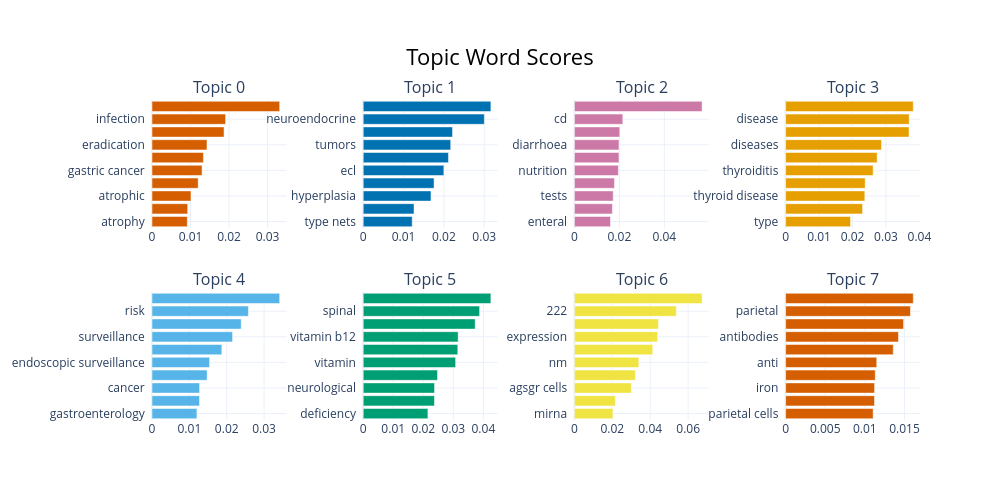

The notebook cell saved with this chart:
### Code cell
# Visualise the topics and inspect representative passages
inspect_bertopic(
    passage_model,
    passage_n_topics,
    model_name="Passage"
)

### Figure 1 — Plotly figure (JSON) as saved in the notebook; plotly's stock layout.template omitted (floating-point values rounded to 4 significant figures)
{"data": [{"marker": {"color": "#D55E00"}, "orientation": "h", "type": "bar", "x": [0.009163, 0.009262, 0.01012, 0.01198, 0.013, 0.01335, 0.01427, 0.0187, 0.01911, 0.03314], "xaxis": "x", "y": ["atrophy  ", "negative  ", "atrophic  ", "autoimmune gastritis  ", "gastric cancer  ", "cancer  ", "eradication  ", "pylori infection  ", "infection  ", "pylori  "], "yaxis": "y"}, {"marker": {"color": "#0072B2"}, "orientation": "h", "type": "bar", "x": [0.01215, 0.0126, 0.01681, 0.01757, 0.01999, 0.02113, 0.02169, 0.02214, 0.03003, 0.03165], "xaxis": "x2", "y": ["type nets  ", "ecl cell  ", "hyperplasia  ", "tumor  ", "ecl  ", "net  ", "tumors  ", "type  ", "neuroendocrine  ", "nets  "], "yaxis": "y2"}, {"marker": {"color": "#CC79A7"}, "orientation": "h", "type": "bar", "x": [0.01605, 0.0169, 0.01725, 0.01782, 0.01957, 0.01982, 0.01983, 0.02019, 0.02154, 0.05679], "xaxis": "x3", "y": ["enteral  ", "children  ", "tests  ", "nutritional  ", "nutrition  ", "intestinal  ", "diarrhoea  ", "bowel  ", "cd  ", "malabsorption  "], "yaxis": "y3"}, {"marker": {"color": "#E69F00"}, "orientation": "h", "type": "bar", "x": [0.01942, 0.023, 0.02368, 0.02379, 0.02616, 0.02736, 0.02865, 0.0369, 0.03694, 0.03816], "xaxis": "x4", "y": ["type  ", "autoimmune thyroid  ", "thyroid disease  ", "autoimmune diseases  ", "thyroiditis  ", "na  ", "diseases  ", "aps  ", "disease  ", "thyroid  "], "yaxis": "y4"}, {"marker": {"color": "#56B4E9"}, "orientation": "h", "type": "bar", "x": [0.01202, 0.01271, 0.01273, 0.01476, 0.0154, 0.01869, 0.02156, 0.02388, 0.02581, 0.03417], "xaxis": "x5", "y": ["gastroenterology  ", "follow  ", "cancer  ", "dsc  ", "endoscopic surveillance  ", "endoscopic  ", "surveillance  ", "lesions  ", "risk  ", "gc  "], "yaxis": "y5"}, {"marker": {"color": "#009E73"}, "orientation": "h", "type": "bar", "x": [0.02154, 0.02371, 0.02375, 0.02474, 0.03076, 0.03149, 0.03161, 0.03728, 0.03875, 0.0425], "xaxis": "x6", "y": ["deficiency  ", "combined degeneration  ", "neurological  ", "b12 deficiency  ", "vitamin  ", "b12  ", "vitamin b12  ", "spinal cord  ", "spinal  ", "cord  "], "yaxis": "y6"}, {"marker": {"color": "#F0E442"}, "orientation": "h", "type": "bar", "x": [0.02032, 0.02159, 0.03001, 0.03216, 0.03398, 0.04133, 0.04391, 0.04434, 0.05377, 0.06733], "xaxis": "x7", "y": ["mirna  ", "g17  ", "agsgr cells  ", "agsgr  ", "nm  ", "mirnas  ", "expression  ", "p27  ", "222  ", "mir  "], "yaxis": "y7"}, {"marker": {"color": "#D55E00"}, "orientation": "h", "type": "bar", "x": [0.01105, 0.01122, 0.01123, 0.01131, 0.01151, 0.01359, 0.01424, 0.01489, 0.01576, 0.01611], "xaxis": "x8", "y": ["parietal cells  ", "ifa  ", "iron  ", "anemia  ", "anti  ", "deficiency  ", "antibodies  ", "pca  ", "parietal  ", "autoimmune gastritis  "], "yaxis": "y8"}], "layout": {"annotations": [{"font": {"size": 16}, "showarrow": false, "text": "Topic 0", "x": 0.0875, "xanchor": "center", "xref": "paper", "y": 1, "yanchor": "bottom", "yref": "paper"}, {"font": {"size": 16}, "showarrow": false, "text": "Topic 1", "x": 0.3625, "xanchor": "center", "xref": "paper", "y": 1, "yanchor": "bottom", "yref": "paper"}, {"font": {"size": 16}, "showarrow": false, "text": "Topic 2", "x": 0.6375, "xanchor": "center", "xref": "paper", "y": 1, "yanchor": "bottom", "yref": "paper"}, {"font": {"size": 16}, "showarrow": false, "text": "Topic 3", "x": 0.9125, "xanchor": "center", "xref": "paper", "y": 1, "yanchor": "bottom", "yref": "paper"}, {"font": {"size": 16}, "showarrow": false, "text": "Topic 4", "x": 0.0875, "xanchor": "center", "xref": "paper", "y": 0.4, "yanchor": "bottom", "yref": "paper"}, {"font": {"size": 16}, "showarrow": false, "text": "Topic 5", "x": 0.3625, "xanchor": "center", "xref": "paper", "y": 0.4, "yanchor": "bottom", "yref": "paper"}, {"font": {"size": 16}, "showarrow": false, "text": "Topic 6", "x": 0.6375, "xanchor": "center", "xref": "paper", "y": 0.4, "yanchor": "bottom", "yref": "paper"}, {"font": {"size": 16}, "showarrow": false, "text": "Topic 7", "x": 0.9125, "xanchor": "center", "xref": "paper", "y": 0.4, "yanchor": "bottom", "yref": "paper"}], "height": 500, "hoverlabel": {"bgcolor": "white", "font": {"family": "Rockwell", "size": 16}}, "showlegend": false, "title": {"font": {"color": "Black", "size": 22}, "text": "Topic Word Scores", "x": 0.5, "xanchor": "center", "yanchor": "top"}, "width": 1000, "xaxis": {"anchor": "y", "domain": [0, 0.175], "showgrid": true}, "xaxis2": {"anchor": "y2", "domain": [0.275, 0.45], "showgrid": true}, "xaxis3": {"anchor": "y3", "domain": [0.55, 0.725], "showgrid": true}, "xaxis4": {"anchor": "y4", "domain": [0.825, 1], "showgrid": true}, "xaxis5": {"anchor": "y5", "domain": [0, 0.175], "showgrid": true}, "xaxis6": {"anchor": "y6", "domain": [0.275, 0.45], "showgrid": true}, "xaxis7": {"anchor": "y7", "domain": [0.55, 0.725], "showgrid": true}, "xaxis8": {"anchor": "y8", "domain": [0.825, 1], "showgrid": true}, "yaxis": {"anchor": "x", "domain": [0.6, 1], "showgrid": true}, "yaxis2": {"anchor": "x2", "domain": [0.6, 1], "showgrid": true}, "yaxis3": {"anchor": "x3", "domain": [0.6, 1], "showgrid": true}, "yaxis4": {"anchor": "x4", "domain": [0.6, 1], "showgrid": true}, "yaxis5": {"anchor": "x5", "domain": [0, 0.4], "showgrid": true}, "yaxis6": {"anchor": "x6", "domain": [0, 0.4], "showgrid": true}, "yaxis7": {"anchor": "x7", "domain": [0, 0.4], "showgrid": true}, "yaxis8": {"anchor": "x8", "domain": [0, 0.4], "showgrid": true}}}
